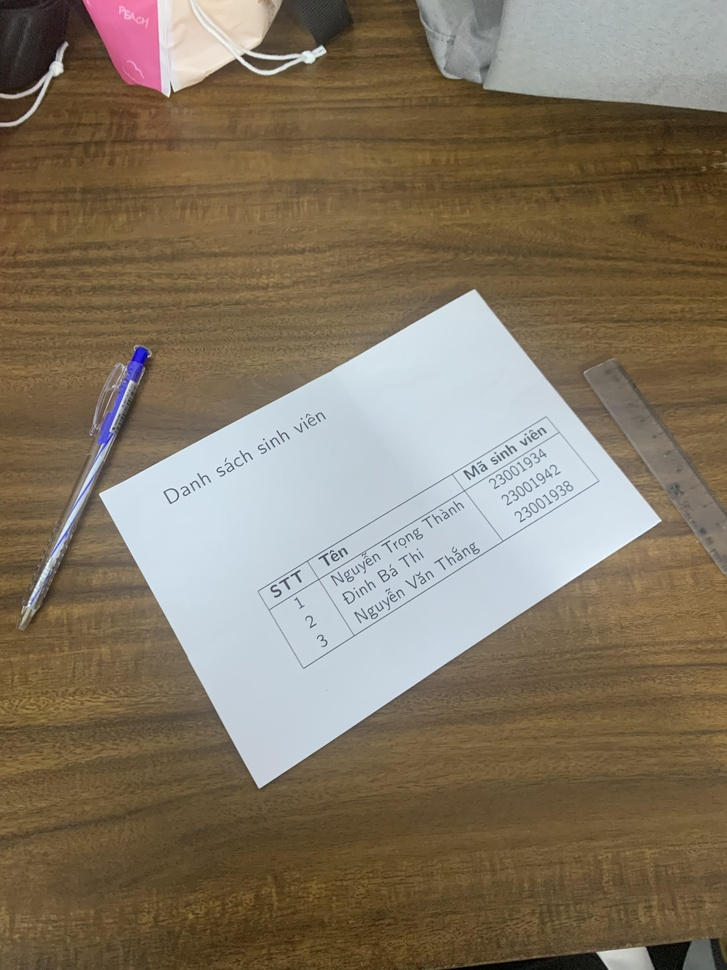
#> input picture dataset/images/imgs_12.jpg, 727 x 970 px, shrunk from 3024 x 4032 before the run
$ python -i watershed.py   (imports and definitions only)
#> lines starting #> are read from the running program, lines starting #| are printed output that depends on the picture; after the words box and inside, x2 and y2 are one past the last pixel; in counts of white or black regions, pixels touching at a corner belong together
### utils/segmentation/core.py
import cv2
import numpy as np

def get_display_and_intensity(img, mode="rgb"):
    """
    Trả về:
    - display_img: ảnh RGB để hiển thị / overlay
    - intensity: ảnh 1 kênh dùng cho Otsu, Adaptive, Watershed

    mode:
    - rgb  : display = RGB, intensity = RGB -> Gray
    - gray : display = Gray -> RGB, intensity = Gray
    - hsv  : display = HSV -> RGB, intensity = V channel
    - lab  : display = LAB -> RGB, intensity = L channel
    """
#> called with mode = 'rgb'

    if mode == "rgb":
        display_img = img.copy()
        intensity = cv2.cvtColor(img, cv2.COLOR_RGB2GRAY)
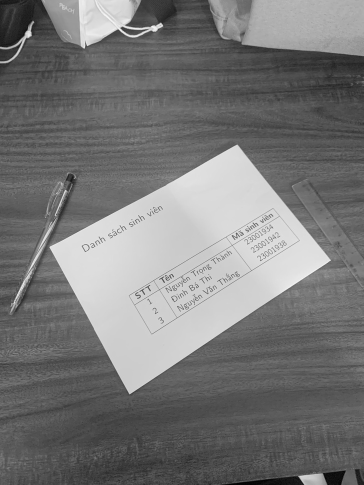
#> intensity: shape (970, 727) (shown at 1/2 size); min 0, max 253, mean 119.7

    elif mode == "gray":
        intensity = img.copy()
        display_img = cv2.cvtColor(intensity, cv2.COLOR_GRAY2RGB)

    elif mode == "hsv":
        display_img = cv2.cvtColor(img, cv2.COLOR_HSV2RGB)

        # HSV: dùng kênh V cho threshold / watershed
        H, S, V = cv2.split(img)
        intensity = V

    elif mode == "lab":
        display_img = cv2.cvtColor(img, cv2.COLOR_LAB2RGB)

        # LAB: dùng kênh L cho threshold / watershed
        L, A, B = cv2.split(img)
        intensity = L

    else:
        raise ValueError("mode phải là: rgb, gray, hsv hoặc lab")

    display_img = np.clip(display_img, 0, 255).astype(np.uint8)
    intensity = np.clip(intensity, 0, 255).astype(np.uint8)

    return display_img, intensity

# [22 lines left out: function get_kmeans_features, not called in this run]

### utils/segmentation/watershed.py
import cv2
import numpy as np
from .core import get_display_and_intensity

def watershed_segmentation(
    img,
    mode="rgb",
    blur_ksize=5,
    open_kernel_size=3,
    open_iterations=2,
    dilate_iterations=3,
    fg_threshold_ratio=0.4
):
    """
    Watershed Segmentation với tham số tùy chỉnh.

    Parameters
    ----------
    blur_ksize : int
        Kích thước kernel Gaussian blur
    open_kernel_size : int
        Kích thước kernel cho opening
    open_iterations : int
        Số lần opening
    dilate_iterations : int
        Số lần dilate để tạo sure background
    fg_threshold_ratio : float
        Ngưỡng lấy sure foreground theo distance transform
    """

    display_img, intensity = get_display_and_intensity(img, mode)

    if blur_ksize % 2 == 0:
        blur_ksize += 1
    if blur_ksize <= 1:
        blur_ksize = 3

    blur = cv2.GaussianBlur(intensity, (blur_ksize, blur_ksize), 0)

    _, binary = cv2.threshold(
        blur,
        0,
        255,
        cv2.THRESH_BINARY + cv2.THRESH_OTSU
    )
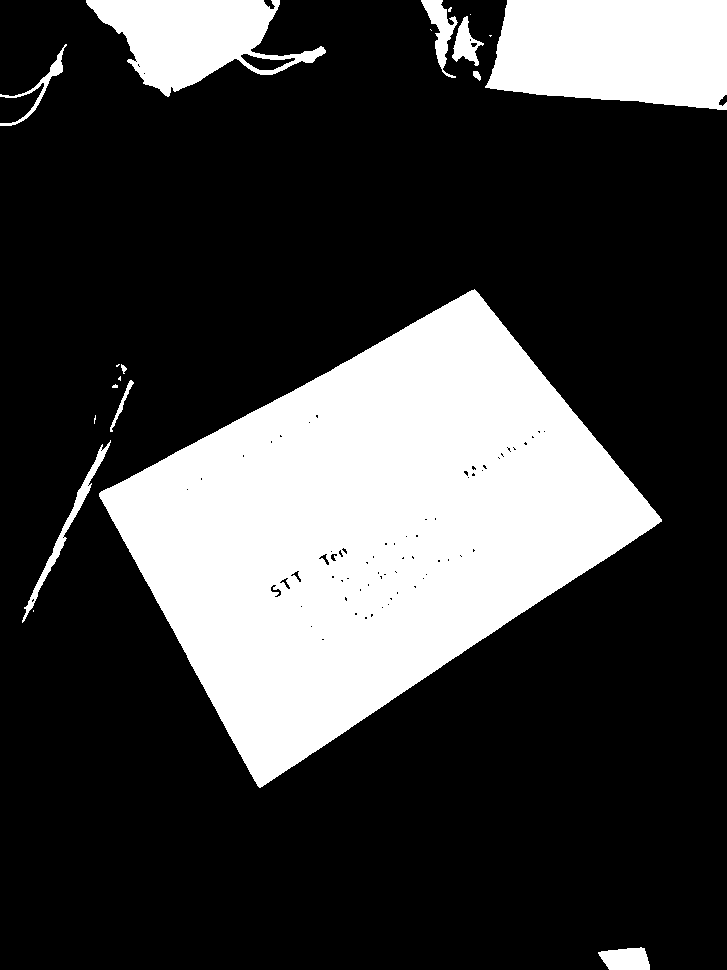
#> binary: shape (970, 727); 25.9% white; 20 white regions (9 under 20 px), largest, box (x1, y1, x2, y2) and area: (99, 289, 662, 788) 142957, (485, 0, 727, 110) 22916, (86, 0, 326, 97) 11920

    if np.sum(binary == 255) > np.sum(binary == 0):
        binary = cv2.bitwise_not(binary)

    kernel = np.ones((open_kernel_size, open_kernel_size), np.uint8)

    opening = cv2.morphologyEx(
        binary,
        cv2.MORPH_OPEN,
        kernel,
        iterations=open_iterations
    )
#> opening: shape (970, 727); 25.7% white; 17 white regions, largest, box (x1, y1, x2, y2) and area: (100, 290, 660, 787) 142804, (487, 0, 727, 110) 22878, (86, 0, 275, 96) 11022

    sure_bg = cv2.dilate(
        opening,
        kernel,
        iterations=dilate_iterations
    )
#> sure_bg: shape (970, 727); 27.5% white; 12 white regions, largest, box (x1, y1, x2, y2) and area: (97, 287, 663, 790) 149710, (484, 0, 727, 113) 24078, (83, 0, 283, 99) 12330

    dist_transform = cv2.distanceTransform(
        opening,
        cv2.DIST_L2,
        5
    )

    _, sure_fg = cv2.threshold(
        dist_transform,
        fg_threshold_ratio * dist_transform.max(),
        255,
        0
    )
#> sure_fg: shape (970, 727) float32; 6.5% white; 6 white regions (1 under 20 px), largest, box (x1, y1, x2, y2) and area: (163, 343, 510, 728) 28150, (539, 0, 727, 65) 10696, (495, 468, 601, 568) 4886, (150, 0, 225, 45) 1983, (455, 599, 467, 607) 23

    sure_fg = np.uint8(sure_fg)

    unknown = cv2.subtract(sure_bg, sure_fg)
#> unknown: shape (970, 727); 21% white; 12 white regions, largest, box (x1, y1, x2, y2) and area: (97, 287, 663, 790) 116650, (484, 0, 727, 113) 13382, (83, 0, 283, 99) 10347

    _, markers = cv2.connectedComponents(sure_fg)
#> markers: shape (970, 727) int32; 7 distinct labels, from 0 to 6

    markers = markers + 1
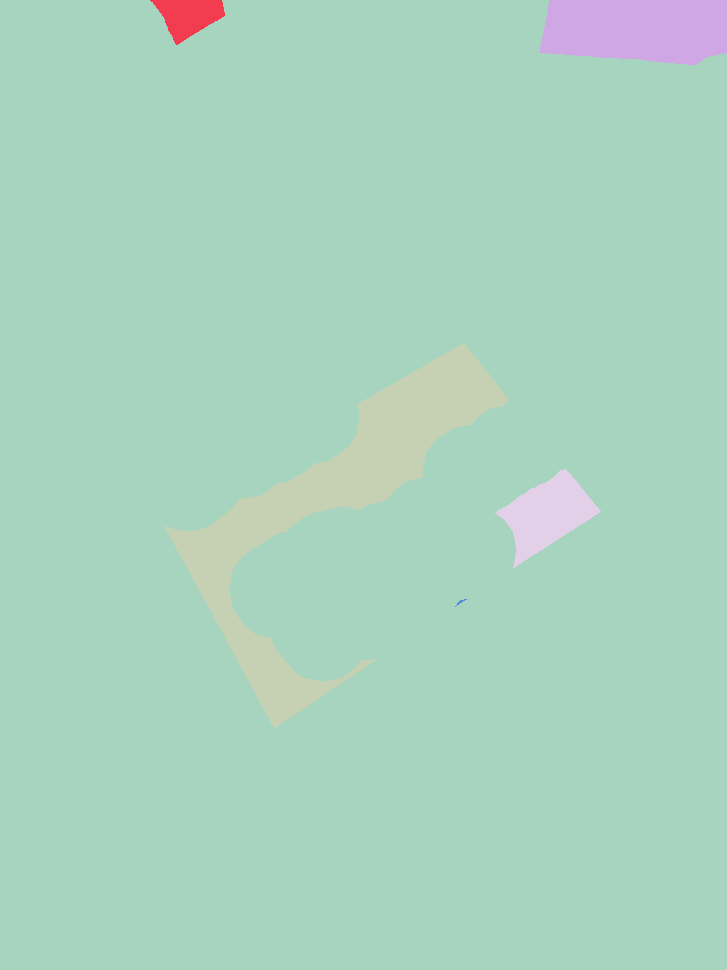
#> markers: shape (970, 727) int32; 7 distinct labels, from 1 to 7; one colour per label, 0 black
    markers[unknown == 255] = 0
#> markers: shape (970, 727) int32; 8 distinct labels, from 0 to 7

    bgr = cv2.cvtColor(display_img, cv2.COLOR_RGB2BGR)
#> bgr is the input picture: shape (970, 727, 3); mean B, G, R 98.6, 118, 131.1

    markers = cv2.watershed(bgr, markers)
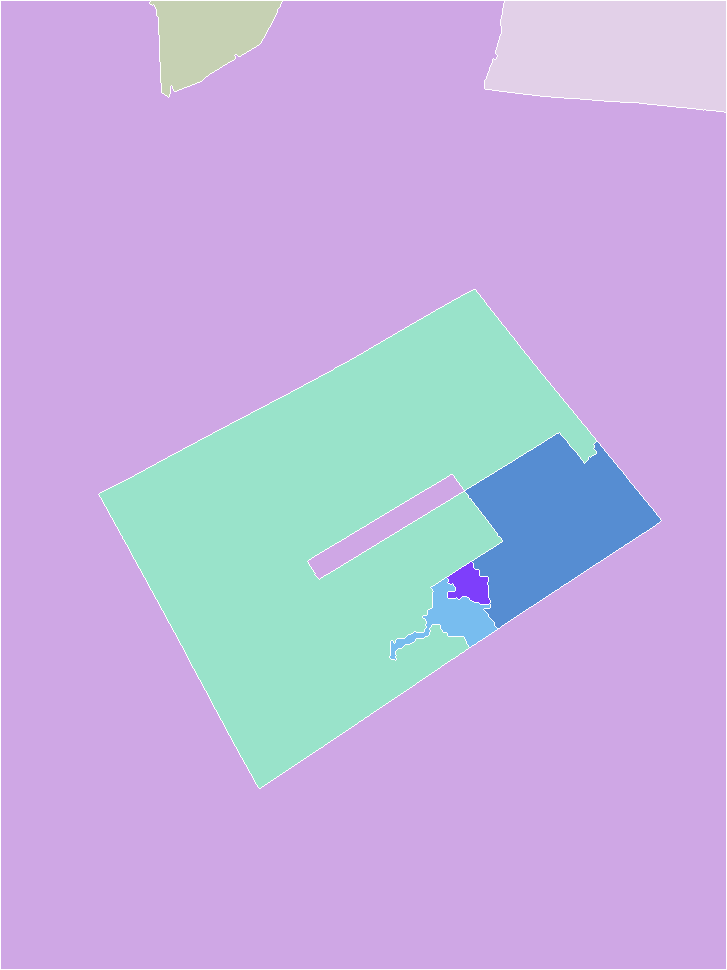
#> markers: shape (970, 727) int32; 8 distinct labels, from -1 to 7; one colour per label, 0 black, -1 white

    watershed_mask = markers.copy()
    watershed_mask[watershed_mask == -1] = 0
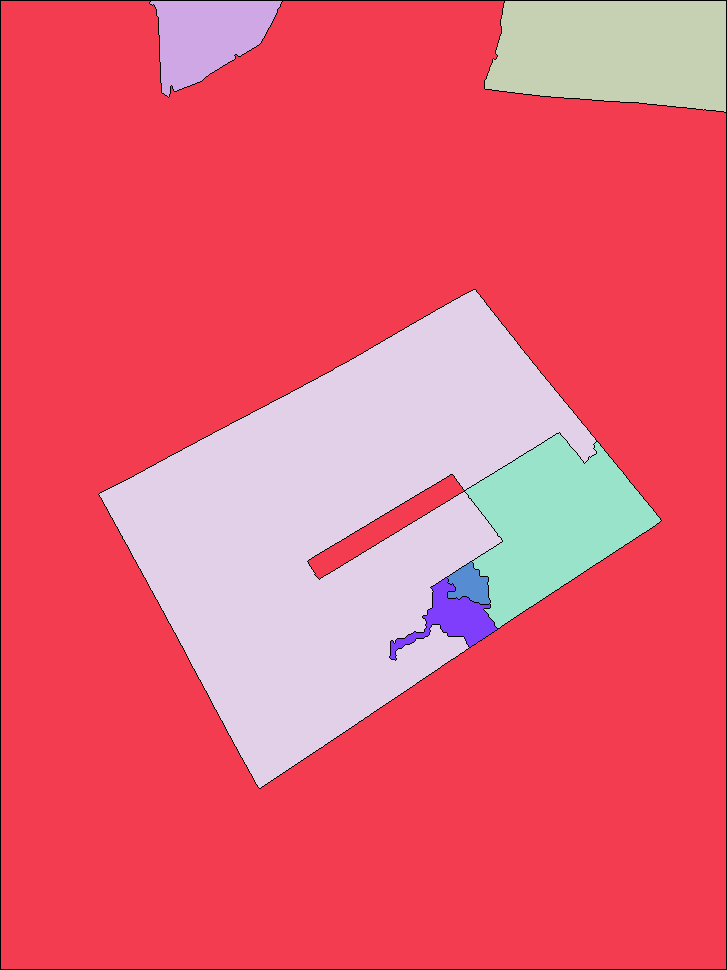
#> watershed_mask: shape (970, 727) int32; 8 distinct labels, from 0 to 7; one colour per label, 0 black

    return {
        "display_img": display_img,
        "intensity": intensity,
        "blur": blur,
        "binary": binary,
        "opening": opening,
        "sure_bg": sure_bg,
        "dist_transform": dist_transform,
        "sure_fg": sure_fg,
        "unknown": unknown,
        "markers": markers,
        "watershed_mask": watershed_mask.astype(np.int32)
    }

>>> import cv2
>>> picture = cv2.cvtColor(cv2.imread('../../dataset/images/imgs_12.jpg'), cv2.COLOR_BGR2RGB)
>>> result = watershed_segmentation(picture)
#> result = 11 items

$ run again, on dataset/images/imgs_14.jpg
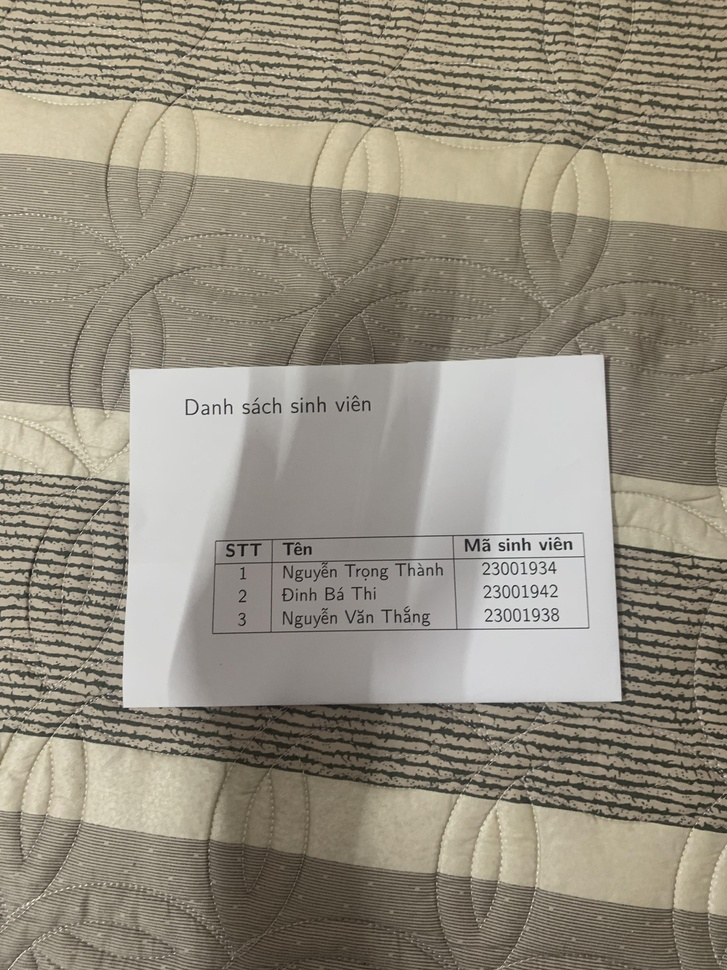
#> input picture dataset/images/imgs_14.jpg, 727 x 970 px, shrunk from 3024 x 4032 before the run
#> in watershed_segmentation, `_, binary = cv2.threshold( blur, 0, 255, cv2.THRESH_BINARY + cv2.THRES..`:
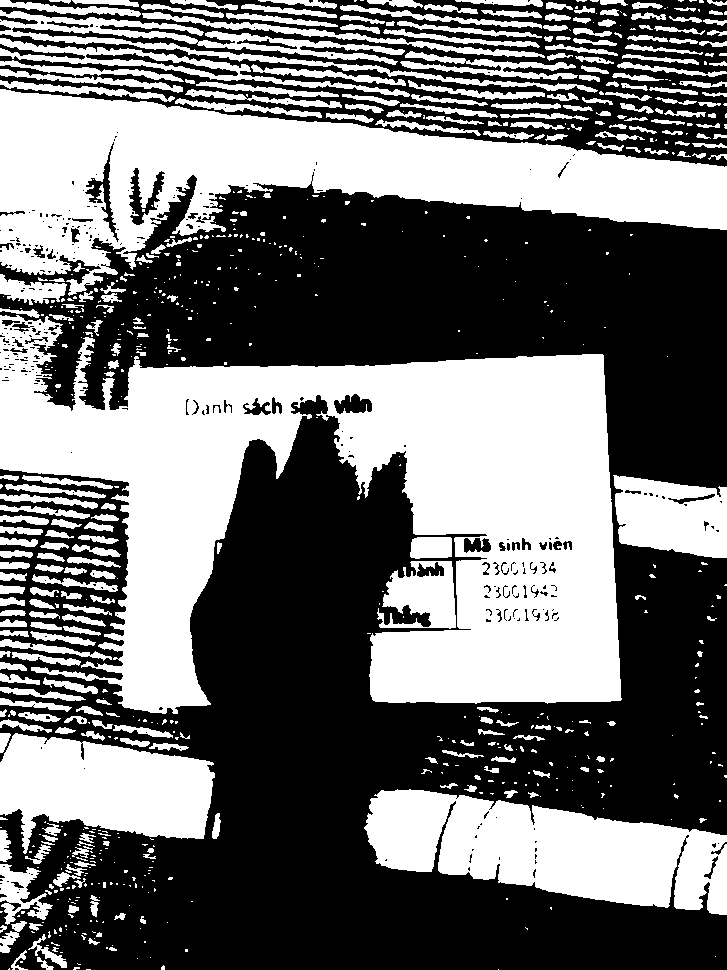
#> binary: shape (970, 727); 44.2% white; 744 white regions (458 under 20 px), largest, box (x1, y1, x2, y2) and area: (0, 315, 622, 714) 126220, (0, 89, 727, 296) 64542, (364, 789, 727, 915) 27801
#> opening: shape (970, 727); 39.3% white; 471 white regions (4 under 20 px), largest, box (x1, y1, x2, y2) and area: (0, 337, 621, 713) 121155, (0, 89, 727, 266) 60693, (366, 790, 727, 910) 26610
#> sure_bg: shape (970, 727); 51.1% white; 109 black regions (34 under 20 px), largest, box (x1, y1, x2, y2) and area: (0, 403, 727, 970) 191848, (0, 181, 727, 485) 110599, (512, 0, 727, 163) 22615
#> unknown: shape (970, 727); 47.8% white; 32 white regions, largest, box (x1, y1, x2, y2) and area: (0, 308, 727, 849) 173510, (0, 0, 727, 304) 120936, (363, 783, 727, 918) 31072
#> in watershed_segmentation, bgr is the input picture: shape (970, 727, 3); mean B, G, R 127.6, 142.3, 148.9
#> in watershed_segmentation, `watershed_mask[watershed_mask == -1] = 0`:
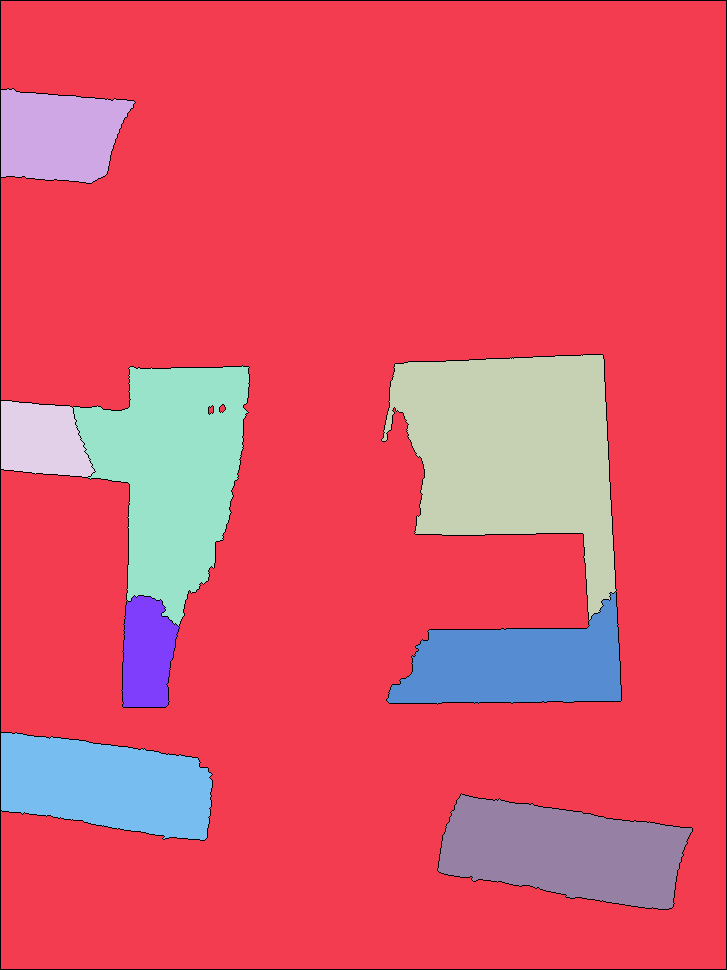
#> watershed_mask: shape (970, 727) int32; 10 distinct labels, from 0 to 9; one colour per label, 0 black
#> result = 11 items
